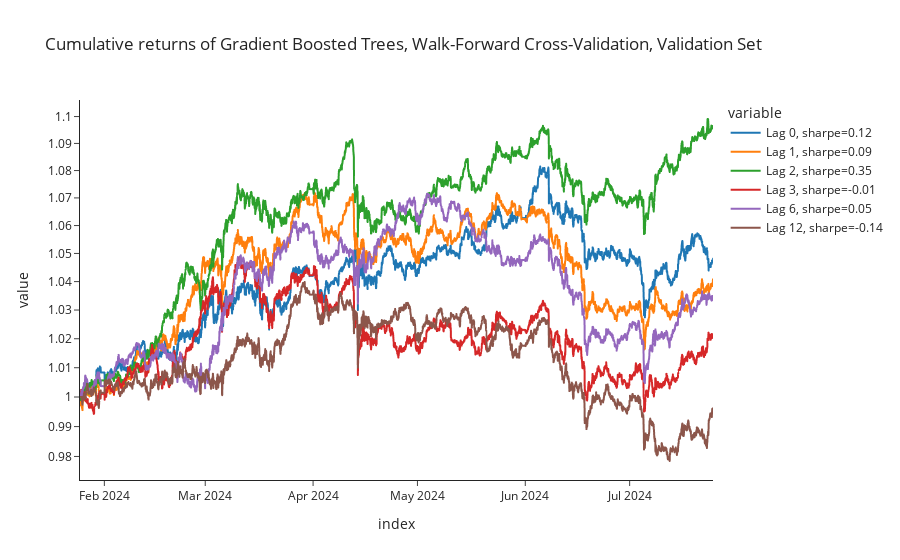

Notebook code cell kept with this figure:
### Code cell
# Analyse our predictions
analyze_expected_returns(
    expected_returns=predictions.loc[start_date_validate:last_date_validate],
    returns=data["return"].loc[start_date_validate:last_date_validate],
    rfr_hourly=rfr_hourly,
    title=f"Gradient Boosted Trees, Walk-Forward Cross-Validation, Validation Set",
    lags=[0, 1, 2, 3, 6, 12],
    tc=tc,
)

### Figure 1 — Plotly figure (JSON) as saved in the notebook; plotly's stock layout.template omitted (floating-point values rounded to 4 significant figures; data arrays with more than 128 entries replaced by an {"elided": "..."} marker saying what was removed)
{"data": [{"hovertemplate": "variable=Lag 0, sharpe=0.12<br>index=%{x}<br>value=%{y}<extra></extra>", "legendgroup": "Lag 0, sharpe=0.12", "line": {"color": "#1F77B4", "dash": "solid"}, "marker": {"symbol": "circle"}, "mode": "lines", "name": "Lag 0, sharpe=0.12", "showlegend": true, "type": "scattergl", "x": {"elided": "4368 str values"}, "xaxis": "x", "y": {"elided": "4368 float values"}, "yaxis": "y"}, {"hovertemplate": "variable=Lag 1, sharpe=0.09<br>index=%{x}<br>value=%{y}<extra></extra>", "legendgroup": "Lag 1, sharpe=0.09", "line": {"color": "#FF7F0E", "dash": "solid"}, "marker": {"symbol": "circle"}, "mode": "lines", "name": "Lag 1, sharpe=0.09", "showlegend": true, "type": "scattergl", "x": {"elided": "4368 str values"}, "xaxis": "x", "y": {"elided": "4368 float values"}, "yaxis": "y"}, {"hovertemplate": "variable=Lag 2, sharpe=0.35<br>index=%{x}<br>value=%{y}<extra></extra>", "legendgroup": "Lag 2, sharpe=0.35", "line": {"color": "#2CA02C", "dash": "solid"}, "marker": {"symbol": "circle"}, "mode": "lines", "name": "Lag 2, sharpe=0.35", "showlegend": true, "type": "scattergl", "x": {"elided": "4368 str values"}, "xaxis": "x", "y": {"elided": "4368 float values"}, "yaxis": "y"}, {"hovertemplate": "variable=Lag 3, sharpe=-0.01<br>index=%{x}<br>value=%{y}<extra></extra>", "legendgroup": "Lag 3, sharpe=-0.01", "line": {"color": "#D62728", "dash": "solid"}, "marker": {"symbol": "circle"}, "mode": "lines", "name": "Lag 3, sharpe=-0.01", "showlegend": true, "type": "scattergl", "x": {"elided": "4368 str values"}, "xaxis": "x", "y": {"elided": "4368 float values"}, "yaxis": "y"}, {"hovertemplate": "variable=Lag 6, sharpe=0.05<br>index=%{x}<br>value=%{y}<extra></extra>", "legendgroup": "Lag 6, sharpe=0.05", "line": {"color": "#9467BD", "dash": "solid"}, "marker": {"symbol": "circle"}, "mode": "lines", "name": "Lag 6, sharpe=0.05", "showlegend": true, "type": "scattergl", "x": {"elided": "4368 str values"}, "xaxis": "x", "y": {"elided": "4368 float values"}, "yaxis": "y"}, {"hovertemplate": "variable=Lag 12, sharpe=-0.14<br>index=%{x}<br>value=%{y}<extra></extra>", "legendgroup": "Lag 12, sharpe=-0.14", "line": {"color": "#8C564B", "dash": "solid"}, "marker": {"symbol": "circle"}, "mode": "lines", "name": "Lag 12, sharpe=-0.14", "showlegend": true, "type": "scattergl", "x": {"elided": "4368 str values"}, "xaxis": "x", "y": {"elided": "4368 float values"}, "yaxis": "y"}], "layout": {"legend": {"title": {"text": "variable"}, "tracegroupgap": 0}, "title": {"text": "Cumulative returns of Gradient Boosted Trees, Walk-Forward Cross-Validation, Validation Set"}, "xaxis": {"anchor": "y", "domain": [0, 1], "title": {"text": "index"}}, "yaxis": {"anchor": "x", "domain": [0, 1], "title": {"text": "value"}, "type": "log"}}}
